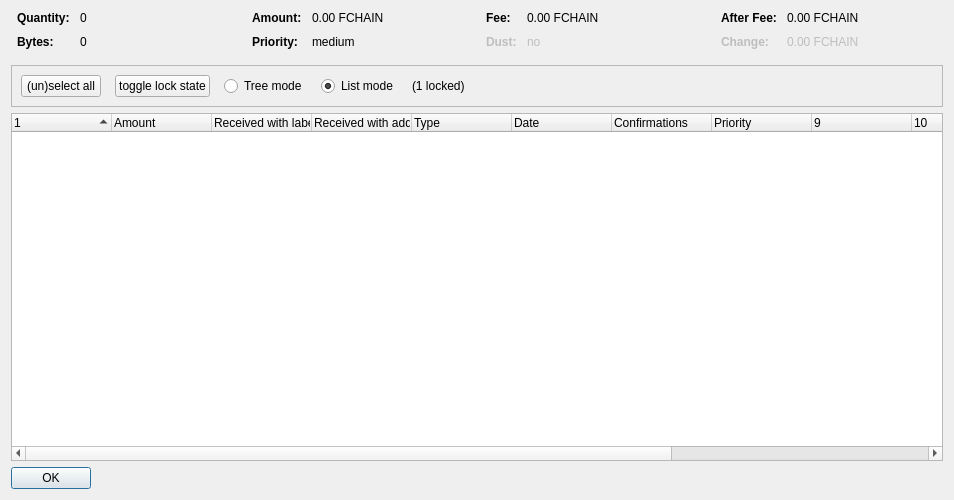
<?xml version="1.0" encoding="UTF-8"?>
<ui version="4.0">
 <class>CoinControlDialog</class>
 <widget class="QDialog" name="CoinControlDialog">
  <property name="geometry">
   <rect>
    <x>0</x>
    <y>0</y>
    <width>954</width>
    <height>500</height>
   </rect>
  </property>
  <property name="windowTitle">
   <string>Coin Selection</string>
  </property>
  <layout class="QVBoxLayout" name="verticalLayout">
   <item>
    <layout class="QHBoxLayout" name="horizontalLayoutTop" stretch="0,0,0,0">
     <property name="topMargin">
      <number>0</number>
     </property>
     <property name="bottomMargin">
      <number>10</number>
     </property>
     <item>
      <layout class="QFormLayout" name="formLayoutCoinControl1">
       <property name="horizontalSpacing">
        <number>10</number>
       </property>
       <property name="verticalSpacing">
        <number>10</number>
       </property>
       <property name="leftMargin">
        <number>6</number>
       </property>
       <property name="rightMargin">
        <number>6</number>
       </property>
       <item row="0" column="0">
        <widget class="QLabel" name="labelCoinControlQuantityText">
         <property name="font">
          <font>
           <weight>75</weight>
           <bold>true</bold>
          </font>
         </property>
         <property name="text">
          <string>Quantity:</string>
         </property>
        </widget>
       </item>
       <item row="0" column="1">
        <widget class="QLabel" name="labelCoinControlQuantity">
         <property name="cursor">
          <cursorShape>IBeamCursor</cursorShape>
         </property>
         <property name="contextMenuPolicy">
          <enum>Qt::ActionsContextMenu</enum>
         </property>
         <property name="text">
          <string notr="true">0</string>
         </property>
         <property name="textInteractionFlags">
          <set>Qt::LinksAccessibleByMouse|Qt::TextSelectableByKeyboard|Qt::TextSelectableByMouse</set>
         </property>
        </widget>
       </item>
       <item row="1" column="0">
        <widget class="QLabel" name="labelCoinControlBytesText">
         <property name="font">
          <font>
           <weight>75</weight>
           <bold>true</bold>
          </font>
         </property>
         <property name="text">
          <string>Bytes:</string>
         </property>
        </widget>
       </item>
       <item row="1" column="1">
        <widget class="QLabel" name="labelCoinControlBytes">
         <property name="cursor">
          <cursorShape>IBeamCursor</cursorShape>
         </property>
         <property name="contextMenuPolicy">
          <enum>Qt::ActionsContextMenu</enum>
         </property>
         <property name="text">
          <string notr="true">0</string>
         </property>
         <property name="textInteractionFlags">
          <set>Qt::LinksAccessibleByMouse|Qt::TextSelectableByKeyboard|Qt::TextSelectableByMouse</set>
         </property>
        </widget>
       </item>
      </layout>
     </item>
     <item>
      <layout class="QFormLayout" name="formLayoutCoinControl2">
       <property name="horizontalSpacing">
        <number>10</number>
       </property>
       <property name="verticalSpacing">
        <number>10</number>
       </property>
       <property name="leftMargin">
        <number>6</number>
       </property>
       <property name="rightMargin">
        <number>6</number>
       </property>
       <item row="0" column="0">
        <widget class="QLabel" name="labelCoinControlAmountText">
         <property name="font">
          <font>
           <weight>75</weight>
           <bold>true</bold>
          </font>
         </property>
         <property name="text">
          <string>Amount:</string>
         </property>
        </widget>
       </item>
       <item row="0" column="1">
        <widget class="QLabel" name="labelCoinControlAmount">
         <property name="cursor">
          <cursorShape>IBeamCursor</cursorShape>
         </property>
         <property name="contextMenuPolicy">
          <enum>Qt::ActionsContextMenu</enum>
         </property>
         <property name="text">
          <string notr="true">0.00 FCHAIN</string>
         </property>
         <property name="textInteractionFlags">
          <set>Qt::LinksAccessibleByMouse|Qt::TextSelectableByKeyboard|Qt::TextSelectableByMouse</set>
         </property>
        </widget>
       </item>
       <item row="1" column="0">
        <widget class="QLabel" name="labelCoinControlPriorityText">
         <property name="font">
          <font>
           <weight>75</weight>
           <bold>true</bold>
          </font>
         </property>
         <property name="text">
          <string>Priority:</string>
         </property>
        </widget>
       </item>
       <item row="1" column="1">
        <widget class="QLabel" name="labelCoinControlPriority">
         <property name="cursor">
          <cursorShape>IBeamCursor</cursorShape>
         </property>
         <property name="contextMenuPolicy">
          <enum>Qt::ActionsContextMenu</enum>
         </property>
         <property name="text">
          <string>medium</string>
         </property>
         <property name="textInteractionFlags">
          <set>Qt::LinksAccessibleByMouse|Qt::TextSelectableByKeyboard|Qt::TextSelectableByMouse</set>
         </property>
        </widget>
       </item>
      </layout>
     </item>
     <item>
      <layout class="QFormLayout" name="formLayoutCoinControl3">
       <property name="horizontalSpacing">
        <number>10</number>
       </property>
       <property name="verticalSpacing">
        <number>10</number>
       </property>
       <property name="leftMargin">
        <number>6</number>
       </property>
       <property name="rightMargin">
        <number>6</number>
       </property>
       <item row="0" column="0">
        <widget class="QLabel" name="labelCoinControlFeeText">
         <property name="font">
          <font>
           <weight>75</weight>
           <bold>true</bold>
          </font>
         </property>
         <property name="text">
          <string>Fee:</string>
         </property>
        </widget>
       </item>
       <item row="0" column="1">
        <widget class="QLabel" name="labelCoinControlFee">
         <property name="cursor">
          <cursorShape>IBeamCursor</cursorShape>
         </property>
         <property name="contextMenuPolicy">
          <enum>Qt::ActionsContextMenu</enum>
         </property>
         <property name="text">
          <string notr="true">0.00 FCHAIN</string>
         </property>
         <property name="textInteractionFlags">
          <set>Qt::LinksAccessibleByMouse|Qt::TextSelectableByKeyboard|Qt::TextSelectableByMouse</set>
         </property>
        </widget>
       </item>
       <item row="1" column="0">
        <widget class="QLabel" name="labelCoinControlLowOutputText">
         <property name="enabled">
          <bool>false</bool>
         </property>
         <property name="font">
          <font>
           <weight>75</weight>
           <bold>true</bold>
          </font>
         </property>
         <property name="text">
          <string>Dust:</string>
         </property>
        </widget>
       </item>
       <item row="1" column="1">
        <widget class="QLabel" name="labelCoinControlLowOutput">
         <property name="enabled">
          <bool>false</bool>
         </property>
         <property name="cursor">
          <cursorShape>IBeamCursor</cursorShape>
         </property>
         <property name="contextMenuPolicy">
          <enum>Qt::ActionsContextMenu</enum>
         </property>
         <property name="text">
          <string>no</string>
         </property>
         <property name="textInteractionFlags">
          <set>Qt::LinksAccessibleByMouse|Qt::TextSelectableByKeyboard|Qt::TextSelectableByMouse</set>
         </property>
        </widget>
       </item>
      </layout>
     </item>
     <item>
      <layout class="QFormLayout" name="formLayoutCoinControl4">
       <property name="horizontalSpacing">
        <number>10</number>
       </property>
       <property name="verticalSpacing">
        <number>10</number>
       </property>
       <property name="leftMargin">
        <number>6</number>
       </property>
       <property name="rightMargin">
        <number>6</number>
       </property>
       <item row="0" column="0">
        <widget class="QLabel" name="labelCoinControlAfterFeeText">
         <property name="font">
          <font>
           <weight>75</weight>
           <bold>true</bold>
          </font>
         </property>
         <property name="text">
          <string>After Fee:</string>
         </property>
        </widget>
       </item>
       <item row="0" column="1">
        <widget class="QLabel" name="labelCoinControlAfterFee">
         <property name="cursor">
          <cursorShape>IBeamCursor</cursorShape>
         </property>
         <property name="contextMenuPolicy">
          <enum>Qt::ActionsContextMenu</enum>
         </property>
         <property name="text">
          <string notr="true">0.00 FCHAIN</string>
         </property>
         <property name="textInteractionFlags">
          <set>Qt::LinksAccessibleByMouse|Qt::TextSelectableByKeyboard|Qt::TextSelectableByMouse</set>
         </property>
        </widget>
       </item>
       <item row="1" column="0">
        <widget class="QLabel" name="labelCoinControlChangeText">
         <property name="enabled">
          <bool>false</bool>
         </property>
         <property name="font">
          <font>
           <weight>75</weight>
           <bold>true</bold>
          </font>
         </property>
         <property name="text">
          <string>Change:</string>
         </property>
        </widget>
       </item>
       <item row="1" column="1">
        <widget class="QLabel" name="labelCoinControlChange">
         <property name="enabled">
          <bool>false</bool>
         </property>
         <property name="cursor">
          <cursorShape>IBeamCursor</cursorShape>
         </property>
         <property name="contextMenuPolicy">
          <enum>Qt::ActionsContextMenu</enum>
         </property>
         <property name="text">
          <string notr="true">0.00 FCHAIN</string>
         </property>
         <property name="textInteractionFlags">
          <set>Qt::LinksAccessibleByMouse|Qt::TextSelectableByKeyboard|Qt::TextSelectableByMouse</set>
         </property>
        </widget>
       </item>
      </layout>
     </item>
    </layout>
   </item>
   <item>
    <widget class="QFrame" name="frame">
     <property name="minimumSize">
      <size>
       <width>0</width>
       <height>40</height>
      </size>
     </property>
     <property name="frameShape">
      <enum>QFrame::StyledPanel</enum>
     </property>
     <property name="frameShadow">
      <enum>QFrame::Sunken</enum>
     </property>
     <layout class="QHBoxLayout" name="horizontalLayout">
      <item>
       <layout class="QHBoxLayout" name="horizontalLayoutPanel" stretch="0,0,0,0,0,0">
        <property name="spacing">
         <number>14</number>
        </property>
        <item>
         <widget class="QPushButton" name="pushButtonSelectAll">
          <property name="sizePolicy">
           <sizepolicy hsizetype="Maximum" vsizetype="Fixed">
            <horstretch>0</horstretch>
            <verstretch>0</verstretch>
           </sizepolicy>
          </property>
          <property name="text">
           <string>(un)select all</string>
          </property>
          <property name="autoDefault">
           <bool>false</bool>
          </property>
         </widget>
        </item>
        <item>
         <widget class="QPushButton" name="pushButtonToggleLock">
          <property name="sizePolicy">
           <sizepolicy hsizetype="Maximum" vsizetype="Fixed">
            <horstretch>0</horstretch>
            <verstretch>0</verstretch>
           </sizepolicy>
          </property>
          <property name="text">
           <string>toggle lock state</string>
          </property>
          <property name="autoDefault">
           <bool>false</bool>
          </property>
         </widget>
        </item>
        <item>
         <widget class="QRadioButton" name="radioTreeMode">
          <property name="sizePolicy">
           <sizepolicy hsizetype="Maximum" vsizetype="Fixed">
            <horstretch>0</horstretch>
            <verstretch>0</verstretch>
           </sizepolicy>
          </property>
          <property name="text">
           <string>Tree mode</string>
          </property>
         </widget>
        </item>
        <item>
         <widget class="QRadioButton" name="radioListMode">
          <property name="sizePolicy">
           <sizepolicy hsizetype="Maximum" vsizetype="Fixed">
            <horstretch>0</horstretch>
            <verstretch>0</verstretch>
           </sizepolicy>
          </property>
          <property name="text">
           <string>List mode</string>
          </property>
          <property name="checked">
           <bool>true</bool>
          </property>
         </widget>
        </item>
        <item>
         <widget class="QLabel" name="labelLocked">
          <property name="text">
           <string>(1 locked)</string>
          </property>
         </widget>
        </item>
        <item>
         <spacer name="horizontalSpacer">
          <property name="orientation">
           <enum>Qt::Horizontal</enum>
          </property>
          <property name="sizeHint" stdset="0">
           <size>
            <width>40</width>
            <height>20</height>
           </size>
          </property>
         </spacer>
        </item>
       </layout>
      </item>
     </layout>
    </widget>
   </item>
   <item>
    <widget class="CoinControlTreeWidget" name="treeWidget">
     <property name="contextMenuPolicy">
      <enum>Qt::CustomContextMenu</enum>
     </property>
     <property name="sortingEnabled">
      <bool>false</bool>
     </property>
     <property name="columnCount">
      <number>13</number>
     </property>
     <attribute name="headerShowSortIndicator" stdset="0">
      <bool>true</bool>
     </attribute>
     <attribute name="headerStretchLastSection">
      <bool>false</bool>
     </attribute>
     <column>
      <property name="text">
       <string/>
      </property>
     </column>
     <column>
      <property name="text">
       <string>Amount</string>
      </property>
     </column>
     <column>
      <property name="text">
       <string>Received with label</string>
      </property>
     </column>
     <column>
      <property name="text">
       <string>Received with address</string>
      </property>
     </column>
     <column>
      <property name="text">
	<string>Type</string>
      </property>
     </column>
     <column>
      <property name="text">	 
       <string>Date</string>
      </property>
     </column>
     <column>
      <property name="text">
       <string>Confirmations</string>
      </property>
      <property name="toolTip">
       <string>Confirmed</string>
      </property>
     </column>
     <column>
      <property name="text">
       <string>Priority</string>
      </property>
     </column>
     <column>
      <property name="text">
       <string/>
      </property>
     </column>
     <column>
      <property name="text">
       <string/>
      </property>
     </column>
     <column>
      <property name="text">
       <string/>
      </property>
     </column>
     <column>
      <property name="text">
       <string/>
      </property>
     </column>
     <column>
      <property name="text">
       <string/>
      </property>
     </column>
    </widget>
   </item>
   <item>
    <widget class="QDialogButtonBox" name="buttonBox">
     <property name="sizePolicy">
      <sizepolicy hsizetype="Maximum" vsizetype="Fixed">
       <horstretch>0</horstretch>
       <verstretch>0</verstretch>
      </sizepolicy>
     </property>
     <property name="orientation">
      <enum>Qt::Horizontal</enum>
     </property>
     <property name="standardButtons">
      <set>QDialogButtonBox::Ok</set>
     </property>
    </widget>
   </item>
  </layout>
 </widget>
 <customwidgets>
  <customwidget>
   <class>CoinControlTreeWidget</class>
   <extends>QTreeWidget</extends>
   <header>coincontroltreewidget.h</header>
  </customwidget>
 </customwidgets>
 <resources/>
 <connections/>
</ui>
